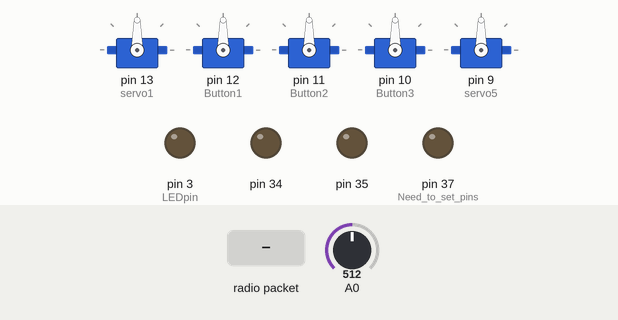
This sketch was run on a simulated Arduino Mega 2560, built with avr-gcc and run on an emulated ATmega2560. Parts: 5 × servo, output pins drawn as LEDs (lit = HIGH). The test bench sets the inputs (shaded band); at power-on: A0 = 512. No radio packets arrive unless stated.

Above: at 0.05 s.
At 1.2 s:
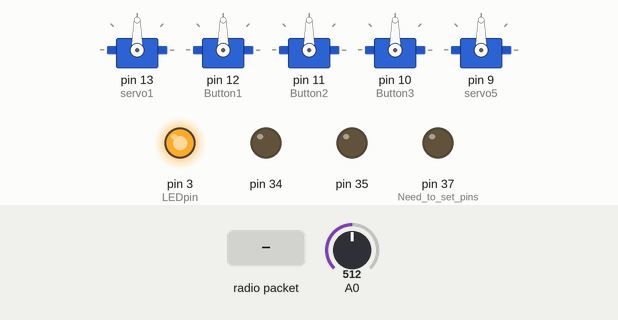
1.3 s: radio packet "1" arrives
At 2.5 s:
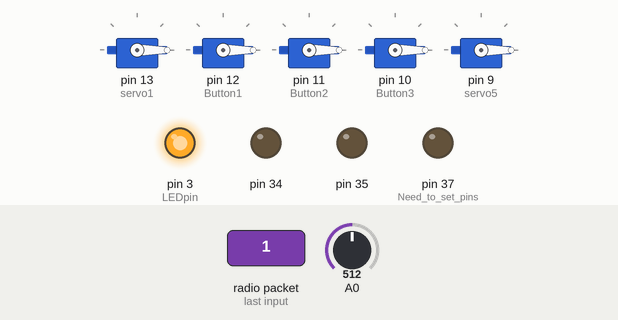
Timing chart, 0 to 4.3 s (numbered marks = the images above; inputs shaded):
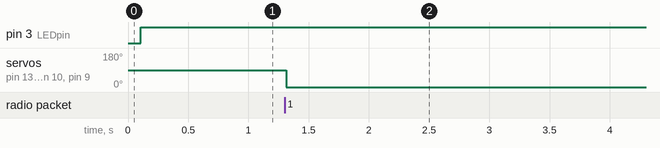

The sketch:

Recievercombined.ino
```cpp
//TempSensor
int Vout;//Output voltage for voltage divider
int LEDpin=3;
int Beta = 3380; //3380 Kelvin Beta (25/50)
int Ro = 10000; //Resistance at 25 C
int To= 298.15; //Temp kelvin at 25 C
int T;
float R2;  //Resistance of thermistor
float R1=10000; //Known resistor value you put in with thermistor should be close to same value as thermistor
float Rfinity= Ro*exp(-(Beta/To));


//Reciever
#include <nRF24L01.h>
#include <printf.h>
#include <RF24.h>
#include <RF24_config.h>
#include <Servo.h>

int thumb;
int finger;

bool button_1_new;
bool button_2_new;
bool button_3_new;
bool button_1_old = LOW;
bool button_2_old = LOW;
bool button_3_old = LOW;
const int Button1 = 12;
const int Button2 = 11;
const int Button3 = 10;
float stop1;
float stop2;
float stop3;

RF24 receive (49,48); //ce and csn
const byte address [5] = {"00001"};

Servo servo1;
Servo servo2;
Servo servo3;
Servo servo4;
Servo servo5;

struct package
  {
    float thumb = 0;
    float finger = 0;
  };

typedef struct package Package;
Package data;

void setup() {
  //Reciever
  Serial.begin(9600);
  receive.begin();
  receive.openReadingPipe(0,address);
  receive.setPALevel(RF24_PA_MIN);
  receive.setDataRate(RF24_250KBPS);
  receive.setChannel(100);
  receive.startListening();

  servo1.attach(13); //finger 1 need pwm pins
  servo2.attach(12); //finger 2
  servo3.attach(11); //finger 3
  servo4.attach(10); //finger 4
  servo5.attach(9); //Thumb

  //TempSensor
pinMode(37,OUTPUT); //Need to set pins
pinMode(34,OUTPUT);
pinMode(35,OUTPUT);
  }

void loop() {
  //Reciever
  if (receive.available())                //check when received data available
  {
    receive.read(&data, sizeof(data));
    thumb=data.thumb;
    finger=data.finger;


    button_1_new=digitalRead(Button1);
    button_2_new=digitalRead(Button2);
    button_3_new=digitalRead(Button3);

    if(button_1_new==!button_1_old){
      stop1=finger;
    }
    if(button_2_new==!button_2_old){
      stop2=finger;
    }
    if(button_3_new==!button_3_old){
      stop3=finger;
    }

    button_1_old=button_1_new;
    button_2_old=button_2_new;
    button_3_old=button_3_new;

    if(button_1_new==LOW){
    servo1.write(finger);
    servo2.write(finger);
    }
    else if(finger<stop1){
      servo1.write(finger);
      servo2.write(finger);
      button_1_old=LOW;    }
    else{
    servo1.write(stop1);
    servo2.write(stop1);
    }

    if(button_2_new==LOW){
    servo3.write(finger);
    servo4.write(finger);
    }
    else if(finger<stop2){
      servo3.write(finger);
      servo4.write(finger);
      button_2_old=LOW;    }
    else{
    servo3.write(stop2);
    servo4.write(stop2);
    }

    if(button_3_new==LOW){
    servo5.write(thumb);
    }
    else if(thumb<stop3){
    servo5.write(thumb);
    button_3_old=LOW;    }
    else{
    servo5.write(stop3);
    }
  }
  delay(100);


 //TempSensor
  TempSensor();
 //Serial.print("Temperature: "); //Debugging
  //Serial.print(T);
  //Serial.println("C"); //Debugging
}


void TempSensor() {
   Vout = analogRead(A0);
  R2 = R1 * (1023.0 / (float)Vout - 1.0); // R1 * (5V/ voltage bewteen resistors and thermistor -1)

  T = (Beta/log(R2/Rfinity)); //Beta eqn to convert resistance to temp

  T = T-273.15;


  if (T>30) {
  analogWrite(3,255);

}

  else if (T>50) {
  analogWrite(9,255);
  }

  else if (T<0) {
  analogWrite(10,255);
  }
  }
```

Measured:
- after the input at 1.3 s, servo on pin 13 (servo1), servo on pin 12 (Button1), servo on pin 11 (Button2), servo on pin 10 (Button3), servo on pin 9 (servo5): 90° → 0° at once
